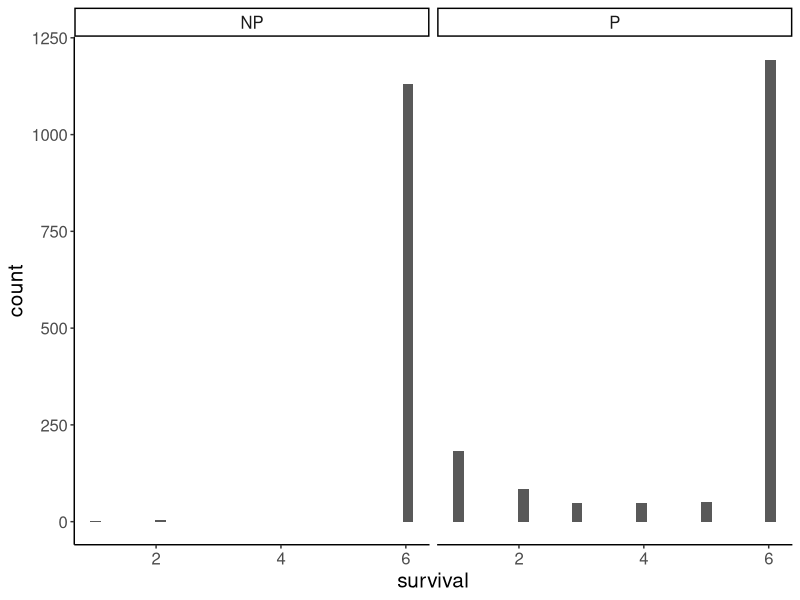
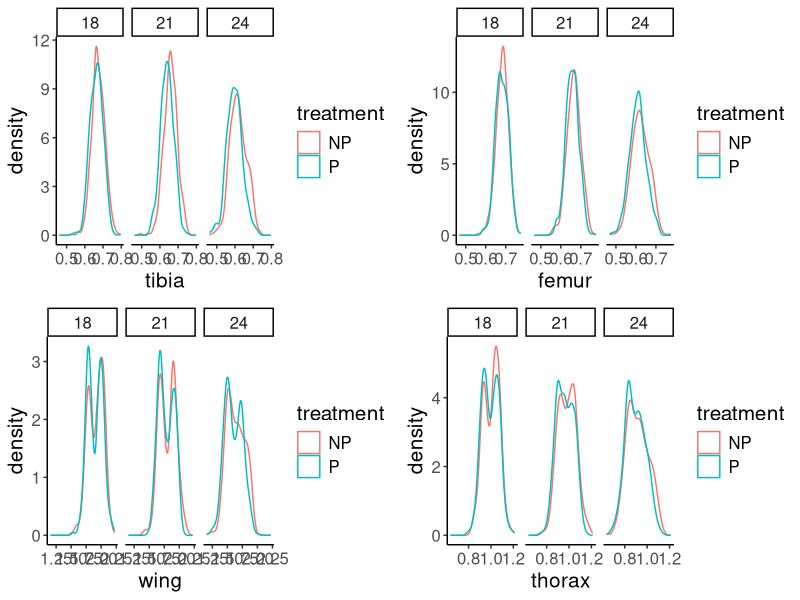
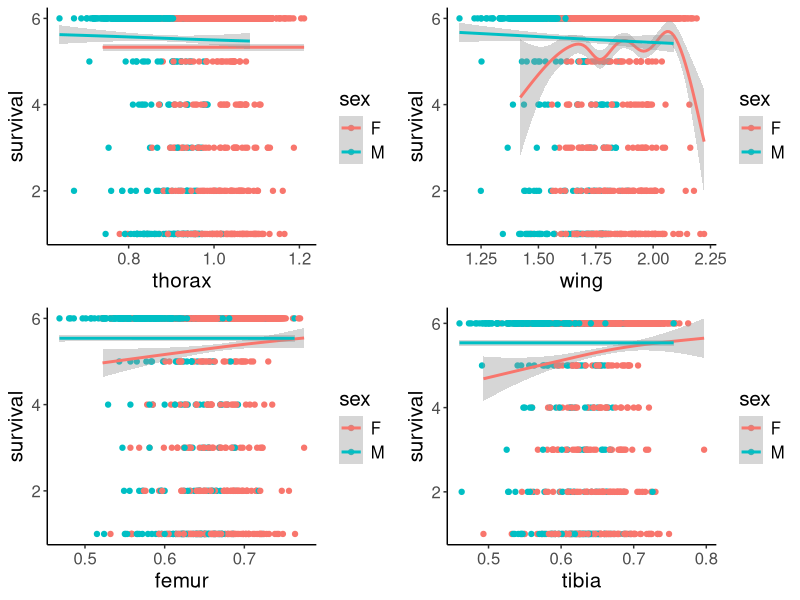
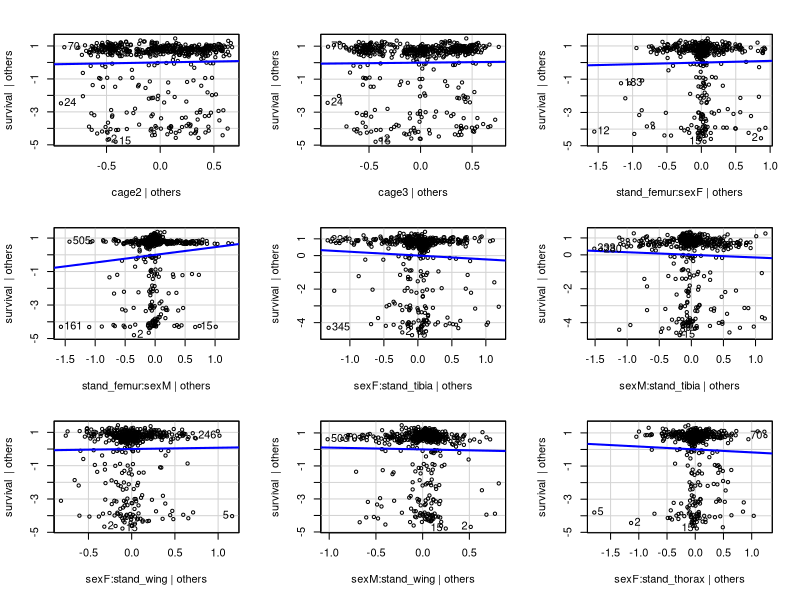
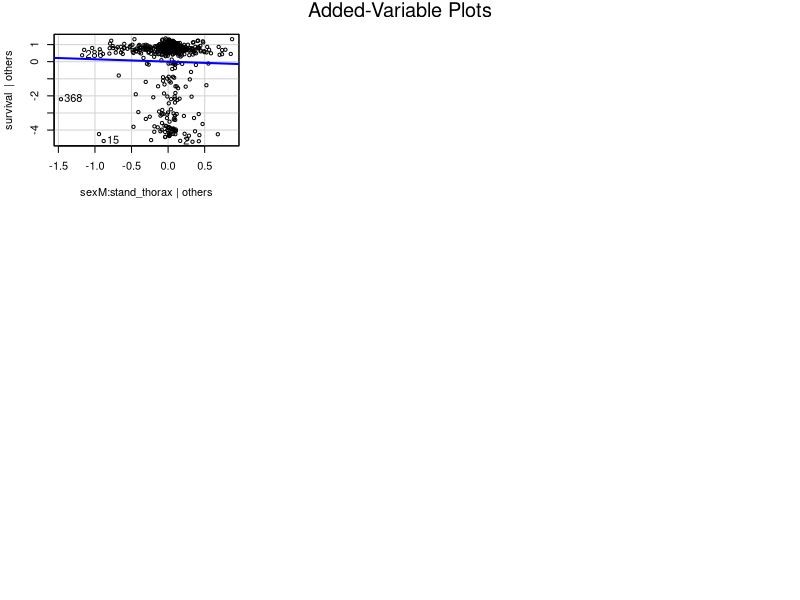
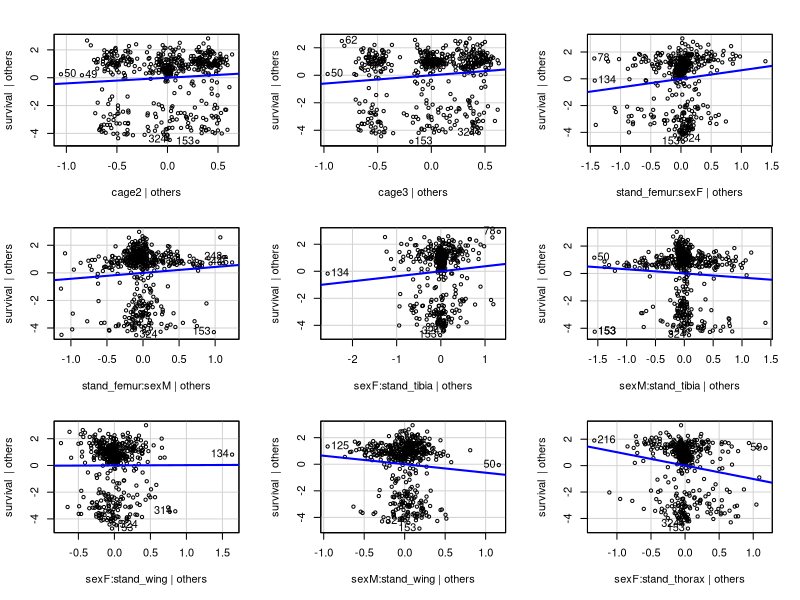
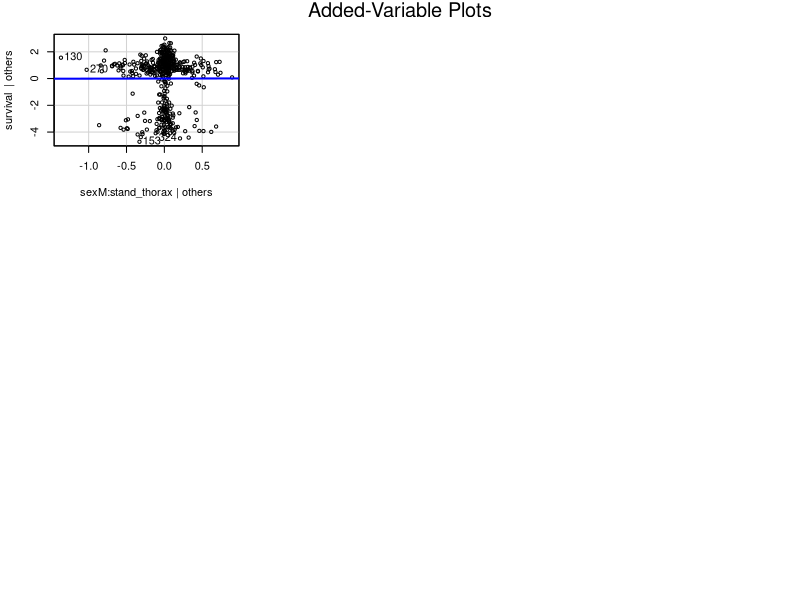
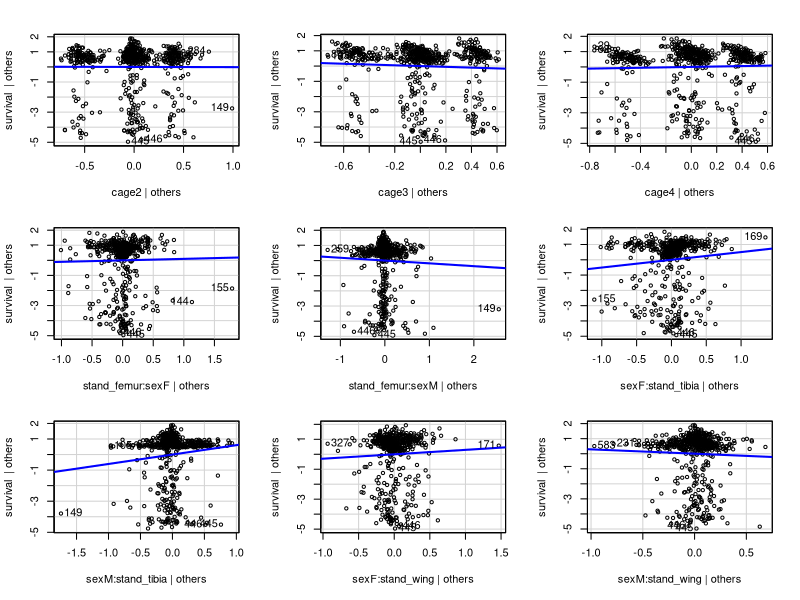

These charts were generated, in order, by the following R code:
## ---- chunk 1
library(tidyr)
library(tidyverse)
library(dplyr)
library(lattice)
library(car)
library(effects)
library(lme4)
library(gridExtra)
pref_theme <- theme_classic() +
  theme(text = element_text(size = 15))
theme_set(pref_theme)
## ---- chunk 2
pred_data <- read.csv("FO_TempPlasticitySelection_complete_wide_April2019.csv")
pred_data <- na.omit(pred_data)
##summary(pred_data)
## ---- chunk 3
pred_data <-(pred_data %>% 
                      mutate(cage=as.factor(cage)) %>%
                      mutate(temperature=as.factor(temperature)) %>%
                      mutate(sex=as.factor(sex))) %>%
                      mutate(survival=as.numeric(survival))
## ---- chunk 4
pred_data <- pred_data %>% 
  group_by(treatment, temperature) %>% 
  mutate(stand_femur = scale(femur), stand_femur, 
         stand_tibia = scale(tibia), stand_tibia, 
         stand_wing = scale(wing), stand_wing, 
         stand_thorax = scale(thorax), stand_thorax,
         relfit = survival/mean(survival), relfit)
## ---- chunk 5
##The presence of a predator influences the survivorship of flies
ggplot(pred_data, aes(survival)) + geom_histogram() + facet_wrap(~treatment)

##Trait sizes are equally randomized among predator and non-predator groups:

tib <- ggplot(pred_data, aes(tibia, colour = treatment)) + 
  geom_density() +
  facet_wrap(~temperature)

fem <- ggplot(pred_data, aes(femur, colour = treatment)) + 
  geom_density() +
  facet_wrap(~temperature)

wing <- ggplot(pred_data, aes(wing, colour = treatment)) + 
  geom_density() +
  facet_wrap(~temperature)

thor <- ggplot(pred_data, aes(thorax, colour = treatment)) + 
  geom_density() +
  facet_wrap(~temperature)
grid.arrange(tib, fem, wing, thor)
## ---- chunk 6
##dataset with just the 18 degree, predator group
data_18_P <- filter(pred_data, temperature == "18", treatment == "P") %>% na.omit()
##dataset with just the 21 degree, predator group
data_21_P <- filter(pred_data, temperature == "21", treatment == "P") %>% na.omit()
##dataset with just the 24 degree, predator group
data_24_P <- filter(pred_data, temperature == "24", treatment == "P") %>% na.omit()
## ---- chunk 7
##Plots looking at the raw data against survival 

##for thorax
thor_surv <- ggplot(pred_data, aes(thorax, survival, colour = sex)) + geom_point() + geom_smooth()

##for wing
wing_surv <- ggplot(pred_data, aes(wing, survival, colour = sex)) + geom_point() + 
  geom_smooth()

##for femur
fem_surv <- ggplot(pred_data, aes(femur, survival, colour = sex)) + geom_point() + 
  geom_smooth()

##for tibia
tib_surv <- ggplot(pred_data, aes(tibia, survival, colour = sex)) + geom_point() + 
  geom_smooth()
grid.arrange(thor_surv, wing_surv, fem_surv, tib_surv)
## ---- chunk 8
##names(pred_data)
##creating a dataset that is just the 18 degree group, and all of the values for unscaled traits:
traits_18 <- pred_data[pred_data$temperature == "18",8:11]
traits_21 <- pred_data[pred_data$temperature == "21",8:11]
traits_24 <- pred_data[pred_data$temperature == "24",8:11]
cor(traits_18)
cor(traits_21)
cor(traits_24)
## ---- chunk 9
##multiple regression model for the 18C group
lm_full_18 <- lm(survival ~ stand_femur:sex + stand_tibia:sex + stand_wing:sex + stand_thorax:sex + cage, data = data_18_P)
lm_18fit <- lm(relfit ~ stand_femur:sex + stand_tibia:sex + stand_wing:sex + stand_thorax:sex + cage, data = data_18_P)
##multiple regression model for the 21C group
lm_full_21 <- lm(survival ~ stand_femur:sex + stand_tibia:sex + stand_wing:sex + stand_thorax:sex + cage, data = data_21_P)
##multiple regression model for the 24C group
lm_full_24 <- lm(survival ~ stand_femur:sex + stand_tibia:sex + stand_wing:sex + stand_thorax:sex + cage, data = data_24_P)
## ---- chunk 10
lm_tibia_18 <- lm(survival ~ stand_tibia:sex, data = data_18_P)
##And then their summaries
summary(lm_full_18)
summary(lm_tibia_18)$coef
## ---- chunk 11
avPlots(lm_full_18)
avPlots(lm_full_21)
avPlots(lm_full_24)

avplots_18 <- allEffects(mod=lm_full_18)
avplots_21 <- allEffects(mod=lm_full_21)
avplots_24 <- allEffects(mod=lm_full_24)

plot(avplots_18)
plot(avplots_21)
plot(avplots_24)
## ---- chunk 12
##Summaries with survival and relative fitness as the response variable 
summary(lm_full_18)
summary(lm_18fit)
## ---- chunk 13
summary(lm_full_21)
## ---- chunk 14
summary(lm_full_24)
## ---- chunk 15
par(mfrow=c(2,2),mar=c(2,3,1.5,1),mgp=c(2,1,0))

plot(lm_full_18, id.n = 4)
plot(lm_full_21, id.n = 4)
plot(lm_full_24, id.n = 4)
## ---- chunk 16
##permutations test for 18C
set.seed(500)
numsims <- 1000
res_18 <- matrix(nrow = numsims, ncol = 11)
colnames(res_18) <- c("Intercept", "Cage 2", "Cage 3", "Stand_Femur:Sex_F", "Stand_Femur:Sex_M", "Stand_Tibia:Sex_F", "Stand_Tibia:Sex_M", "Stand_Wing:Sex_F", "Stand_Wing:Sex_M", "Stand_Thorax:Sex_F", "Stand_Thorax:Sex_M")
for (i in 1:numsims) {
  perm <- sample(nrow(data_18_P))
  pdat_18 <- transform(data_18_P, survival = survival[perm])
  res_18[i, 1:11] <- coef(lm(survival[perm] ~ stand_femur:sex + stand_tibia:sex + stand_wing:sex + stand_thorax:sex + cage, data = pdat_18))
}
colMeans(res_18)
observed_18 <- coef(lm_full_18)

#permutation test for 21C
res_21 <- matrix(nrow = numsims, ncol = 11)
colnames(res_21) <- c("Intercept", "Cage 2", "Cage 3", "Stand_Femur:Sex_F", "Stand_Femur:Sex_M", "Stand_Tibia:Sex_F", "Stand_Tibia:Sex_M", "Stand_Wing:Sex_F", "Stand_Wing:Sex_M", "Stand_Thorax:Sex_F", "Stand_Thorax:Sex_M")
for (i in 1:numsims) {
  perm <- sample(nrow(data_21_P))
  pdat_21 <- transform(data_21_P, survival = survival[perm])
  res_21[i, 1:11] <- coef(lm(survival[perm] ~ stand_femur:sex + stand_tibia:sex + stand_wing:sex + stand_thorax:sex + cage, data = pdat_21))
}
colMeans(res_21)
observed_21 <- coef(lm_full_21)

#permutation test for 24C
res_24 <- matrix(nrow = numsims, ncol = 12)
colnames(res_24) <- c("Intercept", "Cage 2", "Cage 3","Cage 4", "Stand_Femur:Sex_F", "Stand_Femur:Sex_M", "Stand_Tibia:Sex_F", "Stand_Tibia:Sex_M", "Stand_Wing:Sex_F", "Stand_Wing:Sex_M", "Stand_Thorax:Sex_F", "Stand_Thorax:Sex_M")
for (i in 1:numsims) {
  perm <- sample(nrow(data_24_P))
  pdat_24 <- transform(data_24_P, survival = survival[perm])
  res_24[i, 1:12] <- coef(lm(survival[perm] ~ stand_femur:sex + stand_tibia:sex + stand_wing:sex + stand_thorax:sex + cage, data = pdat_24))
}
colMeans(res_24)
observed_24 <- coef(lm_full_24)

perm_hists <- function(x, y) {
  par(mfrow=c(3,4),mar=c(2,3,1.5,1),mgp=c(2,1,0))
  for (i in 1:ncol(x)) {
    hist(x[,i], col = "gray", las = 1, main = names(x[1,i]))
    abline(v= y[i], col = "red")
  }
}

#results from permutation tests
perm_hists(res_18, observed_18)
perm_hists(res_21, observed_21)
perm_hists(res_24, observed_24)
## ---- chunk 17
#pca for 18C
pca_18 <- prcomp(data_18_P[,12:15], scale. = TRUE)
summary(pca_18)
pca_18$rotation
data18_full <- data.frame(data_18_P, 
                        pca_18$x)

#pca for 21C
pca_21 <- prcomp(data_21_P[,12:15], scale. = TRUE)
summary(pca_21)
pca_21$rotation
data21_full <- data.frame(data_21_P, 
                        pca_21$x)

#pca for 24C
pca_24 <- prcomp(data_24_P[,12:15], scale. = TRUE)
summary(pca_24)
pca_24$rotation
data24_full <- data.frame(data_24_P, 
                        pca_24$x)

##PCA models
lm18_pca <- lm(survival ~ (PC1 + PC2 + sex)^2 - PC1:PC2 + cage, data = data18_full)
summary(lm18_pca)
par(mfrow=c(2,2),mar=c(2,3,1.5,1),mgp=c(2,1,0))
plot(lm18_pca, id.n = 4)
lm21_pca <- lm(survival ~ (PC1 + PC2 + sex)^2 - PC1:PC2 + cage, data = data21_full)
summary(lm21_pca)
par(mfrow=c(2,2),mar=c(2,3,1.5,1),mgp=c(2,1,0))
plot(lm21_pca, id.n = 4)
lm24_pca <- lm(survival ~ (PC1 + PC2 + sex)^2 - PC1:PC2 + cage, data = data24_full)
summary(lm24_pca)
par(mfrow=c(2,2),mar=c(2,3,1.5,1),mgp=c(2,1,0))
plot(lm24_pca, id.n = 4)
## ---- chunk 18
(ggplot(data = data18_full, aes(stand_tibia, PC1, colour = sex)) 
  + geom_point())

(ggplot(data = data18_full, aes(stand_femur, PC1, colour = sex)) 
  + geom_point())

(ggplot(data = data18_full, aes(stand_thorax, PC1, colour = sex)) 
  + geom_point())

(ggplot(data = data18_full, aes(stand_wing, PC1, colour = sex)) 
  + geom_point())
## ---- chunk 19
##permutations for PCA analysis 
set.seed(500)
numsims <- 1000
res18_pca <- matrix(nrow = numsims, ncol = 8) 
colnames(res18_pca) <- c("Intercept", "PC1", "PC2", "Sex_M", "Cage_2", "Cage_3", "PC1:Sex_M", "PC2:Sex_M")
for (i in 1:numsims) {
  perm <- sample(nrow(data18_full))
  pdat <- transform(data18_full, survival = survival[perm])
  res18_pca[i, 1:8] <- coef(lm(survival[perm] ~ (PC1 + PC2 + sex)^2 - PC1:PC2 + cage, data = pdat))
}

colMeans(res18_pca)
observed18_pca <- coef(lm18_pca)

res21_pca <- matrix(nrow = numsims, ncol = 8) 
colnames(res21_pca) <- c("Intercept", "PC1", "PC2", "Sex_M", "Cage_2", "Cage_3", "PC1:Sex_M", "PC2:Sex_M")
for (i in 1:numsims) {
  perm <- sample(nrow(data21_full))
  pdat <- transform(data21_full, survival = survival[perm])
  res21_pca[i, 1:8] <- coef(lm(survival[perm] ~ (PC1 + PC2 + sex)^2 - PC1:PC2 + cage, data = pdat))
}

colMeans(res21_pca)
observed21_pca <- coef(lm21_pca)

res24_pca <- matrix(nrow = numsims, ncol = 9) 
colnames(res24_pca) <- c("Intercept", "PC1", "PC2", "Sex_M", "Cage_2", "Cage_3", "Cage_4", "PC1:Sex_M", "PC2:Sex_M")
for (i in 1:numsims) {
  perm <- sample(nrow(data24_full))
  pdat <- transform(data24_full, survival = survival[perm])
  res24_pca[i, 1:9] <- coef(lm(survival[perm] ~ (PC1 + PC2 + sex)^2 - PC1:PC2 + cage, data = pdat))
}

colMeans(res24_pca)
observed24_pca <- coef(lm24_pca)

perm_hists(res18_pca, observed18_pca)
perm_hists(res21_pca, observed21_pca)
perm_hists(res24_pca, observed24_pca)
